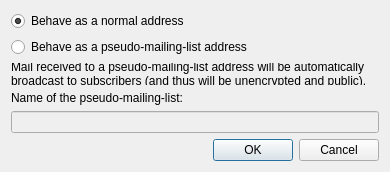
<?xml version="1.0" encoding="UTF-8"?>
<ui version="4.0">
 <class>SpecialAddressBehaviorDialog</class>
 <widget class="QDialog" name="SpecialAddressBehaviorDialog">
  <property name="geometry">
   <rect>
    <x>0</x>
    <y>0</y>
    <width>386</width>
    <height>172</height>
   </rect>
  </property>
  <property name="windowTitle">
   <string>Special Address Behavior</string>
  </property>
  <layout class="QGridLayout" name="gridLayout">
   <item row="0" column="0">
    <widget class="QRadioButton" name="radioButtonBehaveNormalAddress">
     <property name="text">
      <string>Behave as a normal address</string>
     </property>
     <property name="checked">
      <bool>true</bool>
     </property>
    </widget>
   </item>
   <item row="1" column="0">
    <widget class="QRadioButton" name="radioButtonBehaviorMailingList">
     <property name="text">
      <string>Behave as a pseudo-mailing-list address</string>
     </property>
    </widget>
   </item>
   <item row="2" column="0">
    <widget class="QLabel" name="label">
     <property name="text">
      <string>Mail received to a pseudo-mailing-list address will be automatically broadcast to subscribers (and thus will be unencrypted and public).</string>
     </property>
     <property name="wordWrap">
      <bool>true</bool>
     </property>
    </widget>
   </item>
   <item row="3" column="0">
    <widget class="QLabel" name="label_2">
     <property name="text">
      <string>Name of the pseudo-mailing-list:</string>
     </property>
    </widget>
   </item>
   <item row="4" column="0">
    <widget class="QLineEdit" name="lineEditMailingListName">
     <property name="enabled">
      <bool>false</bool>
     </property>
    </widget>
   </item>
   <item row="5" column="0">
    <widget class="QDialogButtonBox" name="buttonBox">
     <property name="minimumSize">
      <size>
       <width>368</width>
       <height>0</height>
      </size>
     </property>
     <property name="orientation">
      <enum>Qt::Horizontal</enum>
     </property>
     <property name="standardButtons">
      <set>QDialogButtonBox::Cancel|QDialogButtonBox::Ok</set>
     </property>
    </widget>
   </item>
  </layout>
 </widget>
 <tabstops>
  <tabstop>radioButtonBehaveNormalAddress</tabstop>
  <tabstop>radioButtonBehaviorMailingList</tabstop>
  <tabstop>lineEditMailingListName</tabstop>
  <tabstop>buttonBox</tabstop>
 </tabstops>
 <resources/>
 <connections>
  <connection>
   <sender>buttonBox</sender>
   <signal>accepted()</signal>
   <receiver>SpecialAddressBehaviorDialog</receiver>
   <slot>accept()</slot>
   <hints>
    <hint type="sourcelabel">
     <x>227</x>
     <y>152</y>
    </hint>
    <hint type="destinationlabel">
     <x>157</x>
     <y>171</y>
    </hint>
   </hints>
  </connection>
  <connection>
   <sender>buttonBox</sender>
   <signal>rejected()</signal>
   <receiver>SpecialAddressBehaviorDialog</receiver>
   <slot>reject()</slot>
   <hints>
    <hint type="sourcelabel">
     <x>295</x>
     <y>158</y>
    </hint>
    <hint type="destinationlabel">
     <x>286</x>
     <y>171</y>
    </hint>
   </hints>
  </connection>
  <connection>
   <sender>radioButtonBehaviorMailingList</sender>
   <signal>clicked(bool)</signal>
   <receiver>lineEditMailingListName</receiver>
   <slot>setEnabled(bool)</slot>
   <hints>
    <hint type="sourcelabel">
     <x>95</x>
     <y>40</y>
    </hint>
    <hint type="destinationlabel">
     <x>94</x>
     <y>123</y>
    </hint>
   </hints>
  </connection>
  <connection>
   <sender>radioButtonBehaveNormalAddress</sender>
   <signal>clicked(bool)</signal>
   <receiver>lineEditMailingListName</receiver>
   <slot>setDisabled(bool)</slot>
   <hints>
    <hint type="sourcelabel">
     <x>139</x>
     <y>19</y>
    </hint>
    <hint type="destinationlabel">
     <x>187</x>
     <y>123</y>
    </hint>
   </hints>
  </connection>
 </connections>
</ui>
